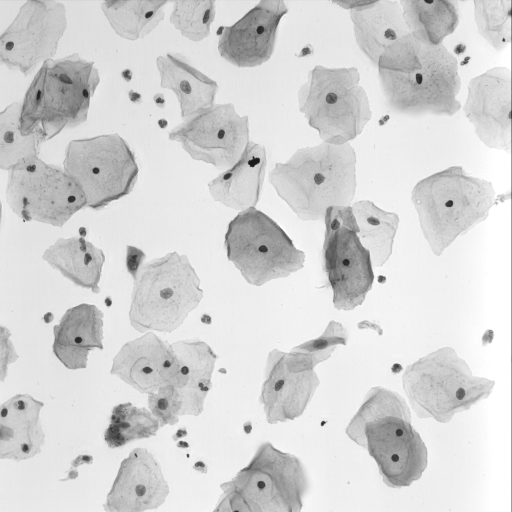
%> input picture ISBI 2014 Dataset/EDF/EDF000.png, 1024 x 1024 px (shown at 1/2 size)
$ octave --eval "result = cellSegmentation(imread('ISBI 2014 Dataset/EDF/EDF000.png'));"   (GNU Octave 9; MATLAB toolbox functions it lacks are replaced by stand-ins)
%> lines starting %> are read from the running program, lines starting %| are printed output that depends on the picture; in (x1, y1, x2, y2) boxes, pixels count from 0 and x2, y2 are one past the last pixel; in counts of white or black regions, pixels touching at a corner belong together; the program's own positions count from 1
### preProcess.m
function [BW2] = preProcess(im,showImgs)
%> called with showImgs = 0
if(showImgs),figure,imshow(im);title('original');end
% using  mean, median
nucleusSize = [5 5];
im = medfilt2(im,nucleusSize);if(showImgs),figure,imshow(im);title('median filter');end

%% pre-processing
% histogram equalization
I_eq = adapthisteq(im);if(showImgs),figure,imshow(I_eq);title('hist_eq');end

% % % % image bottom hat
% % se = strel('disk',3);
% % I_eq = imsubtract(imadd(I_eq,imtophat(I_eq,se)), imbothat(I_eq,se));

% image h-maxima transform
% I1 = imhmin(im,60);if(showImgs),figure,imshow(I1);title('hmin');end

% image h-maxima transform
I2 = imhmax(I_eq,40);if(showImgs),figure,imshow(I2);title('hmax');end
%> after `I2 = imhmax(I_eq,40)`:
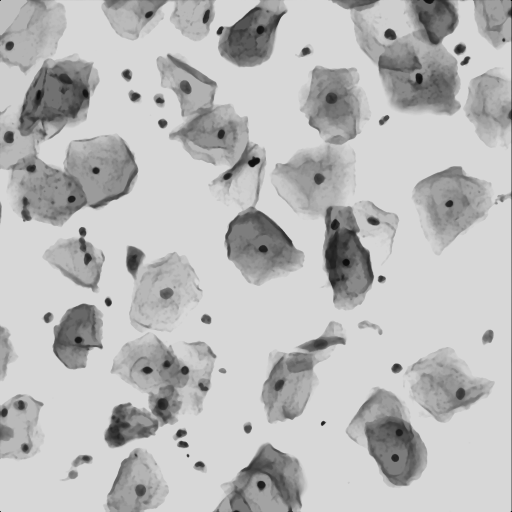
%> I2: size 1024x1024 uint8 (shown at 1/2 size); min 0, max 215, mean 185.7


%% Scene segmentation

% % % % Otsu thresholding
% % bw = im2bw(I_eq, graythresh(I_eq));
% % figure,imshow(bw)

regmax = imcomplement(imregionalmax(I2));
%> regmax: size 1024x1024 logical; 43.3% white; 82 white regions (37 under 20 px), largest, box (x1, y1, x2, y2) and area: (0, 0, 433, 455) 84424, (648, 0, 1024, 1024) 74428, (538, 131, 799, 622) 58282
regmax = imfill(regmax, 'holes');
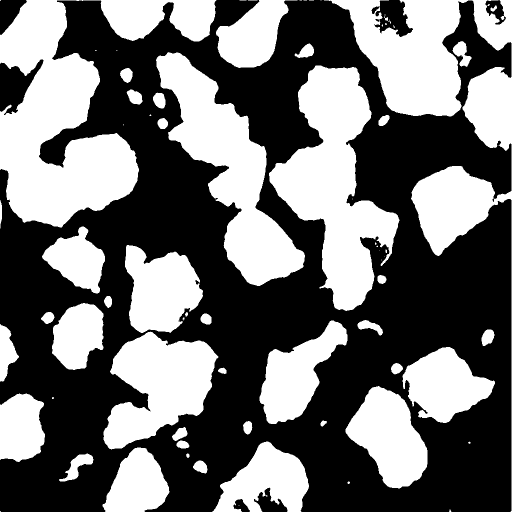
%> regmax: size 1024x1024 logical (shown at 1/2 size); 43.7% white; 76 white regions (33 under 20 px), largest, box (x1, y1, x2, y2) and area: (0, 0, 433, 455) 86360, (648, 0, 1024, 1024) 74988, (538, 131, 799, 622) 58282
BW2 = bwareaopen(regmax, 40);
if(showImgs),figure,imshow(BW2);end

end

### myotsuSTw1.m
function T = myotsuSTw1(I,w1)
% Author: S L Happy
% Input:
%     I - array/matrix in double datatype
%     w1 - propability of class 1 (dark region in segmentation)
% Use:
%     y = imread('cameraman.tif');
%     th = myotsuSTw1(double(y),0.07)*256;
% create histogram
nbins = 256;
[x,~] = hist(I(:),1:nbins);
% calculate probabilities
p = x./sum(x);
% initialisation
prob1 = zeros(1,nbins);
mu1 = zeros(1,nbins);
mu2 = zeros(1,nbins);

for t = 1:nbins,
    prob1(t) = sum(p(1:t));
end
if w1==1
    p1 = p;
else
    th_temp = find(prob1>w1);
    th = th_temp(1);
%     th = round(w1*nbins);
    x1 = [p(1:th)*(1-prob1(th)) p(th+1:end)*prob1(th)];
    p1 = x1./sum(x1);
end
for t = 1:nbins,
    prob1(t) = sum(p1(1:t));
    mu1(t) = sum(p1(1:t).*[1:t])/prob1(t);
    mu2(t) = sum(p1(t+1:nbins).*[t+1:nbins])/(1-prob1(t));
end
sigma = ((mu1-mu2).^2).*(prob1.*(1-prob1));
idx = find(sigma == max(sigma));
if ~isempty(idx)
    T = idx(1)/nbins;
else
    T = 0;
end
% figure, bar(sigma)

### cropRegion.m
function [res, beginPos] = cropRegion(im, pixelIndexes, th)
% Usage:
%     [croppedImage, beginPos] = cropRegion(image, CC.PixelIdxList{index}, border_width);
%     e.g. : [croppedRegion, beginPos] = cropRegion(im, CC.PixelIdxList{3}, 10);

    [I1,J1] = ind2sub(size(im),pixelIndexes);
    r1 = min(I1) - th;
    r2 = max(I1) + th;
    c1 = min(J1) - th;
    c2 = max(J1) + th;
    if r1<1, r1 = 1; end
    if c1<1, c1 = 1; end
    if r2>size(im,1), r2 = size(im,1); end
    if c2>size(im,2), c2 = size(im,2); end
    res = im(r1:r2,c1:c2);
    beginPos = [r1,c1];
end

### addBorder.m
function img = addBorder(img)
% Author: S L Happy

if sum(img(1,2:size(img,2)-1)')>0
    img(1,:)=1;
end
if sum(img(size(img,1),2:size(img,2)-1)')>0
    img(size(img,1),:)=1;
end
if sum(img(2:size(img,1)-1,1))>0
    img(:,1)=1;
end
if sum(img(2:size(img,1)-1,size(img,2)))>0
    img(:,size(img,2))=1;
end

end

### cellSegmentation.m
function cellSegmentationResult = cellSegmentation(im)
%% initializing parameters
param.timestep=3;  % time step
param.mu=.25/param.timestep;  % coefficient of the distance regularization term R(phi)
param.iter_inner=5;
param.iter_outer=20;
param.lambda=1; % coefficient of the weighted length term L(phi)
param.alfa=8;  % coefficient of the weighted area term A(phi)
param.epsilon=0.5; % papramater that specifies the width of the DiracDelta function
param.sigma=1.5;     % scale parameter in Gaussian kernel
se = strel('disk',2);

minSizeNucleus = 100;
maxSizeNucleus = 1000;

%% pre-processing
[BW2] = preProcess(im,0);

% % remove spurious regions
th = 700;
CC = bwconncomp(BW2);
%> CC = 40 connected components
numPixels = cellfun(@numel,CC.PixelIdxList);
%> numPixels = 40 values, max 86360 at index 1, min 46 at index 20, mean 11449.9
[~,idx] = find(numPixels<th);
%> idx = 21 values from 2 to 40
BW = BW2;
for v1 = 1:size(idx,2)
    BW(CC.PixelIdxList{idx(v1)}) = 0;
end
%> this loop made 21 passes
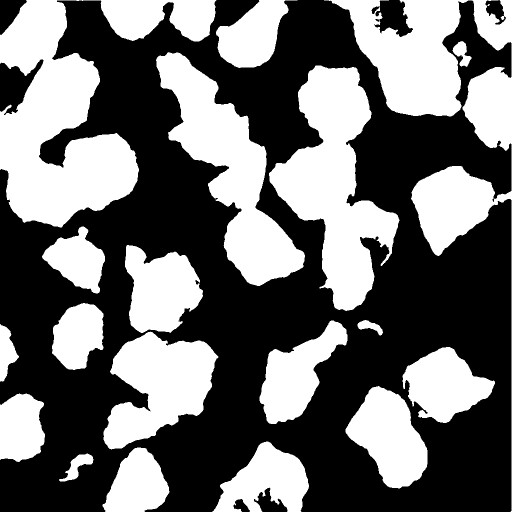
%> BW: size 1024x1024 logical (shown at 1/2 size); 42.9% white; 19 white regions, largest, box (x1, y1, x2, y2) and area: (0, 0, 433, 455) 86360, (648, 0, 1024, 1024) 74988, (538, 131, 799, 622) 58282
% figure,imshow(BW);title('BW');

% % update CC
CC = bwconncomp(BW);
%> CC = 19 connected components

% % using median
nucleusSize = [5 5];
medianImg = medfilt2(im,nucleusSize);

%% nucleus segmentation: otsu thesholding in each connected component region
for v1 = 1:CC.NumObjects
    connectCompBinary = (zeros(size(BW)));
    connectCompBinary(CC.PixelIdxList{v1}) = 1;
    connectComp = uint8(zeros(size(BW)));
    connectComp(CC.PixelIdxList{v1}) = medianImg(CC.PixelIdxList{v1});
    cellClumpOrig(:,:,v1) = connectComp;
    temp3 = medianImg(CC.PixelIdxList{v1});
    threshold = myotsuSTw1(double(temp3(:)),0.05);  % only innovation
    cellClumpNucleusBinary(:,:,v1) = im2bw(connectComp,max(threshold));
    cellClumpNucleusBinary(:,:,v1) = addBorder(cellClumpNucleusBinary(:,:,v1));
    %% if cell clump is crowded, then do these steps
    tempvar0 = cellClumpNucleusBinary(:,:,v1);
    tempvar1 =  imfill(tempvar0,'holes');
    rrr = xor(tempvar0,tempvar1);
    tempvar2 = bwareaopen(rrr, minSizeNucleus);
    tempvar2CC = bwconncomp(tempvar2);
    numPixelsCC1 = cellfun(@numel,tempvar2CC.PixelIdxList);
    [~,idx1] = find(numPixelsCC1>maxSizeNucleus);
    for var1 = 1:length(idx1)
        co = medianImg(tempvar2CC.PixelIdxList{idx1(var1)});
        d = myotsuSTw1(double(co),0.05);
        newTemp = uint8(zeros(size(BW)));
        newTemp(tempvar2CC.PixelIdxList{idx1(var1)}) = medianImg(tempvar2CC.PixelIdxList{idx1(var1)});
        tt = im2bw(newTemp,d);

        cellClumpNucleusBinary(:,:,v1) = tt + cellClumpNucleusBinary(:,:,v1);

        % [4 lines of commented-out code are left out]
    end
    %% remove small nucleus of less size
    tempvar0 = cellClumpNucleusBinary(:,:,v1);
    tempvar1 = 1 - tempvar0;
    cellClumpNucleusBinary(:,:,v1) = 1-bwareaopen(tempvar1, minSizeNucleus);
% % %     figure, imshowpair(cellClumpOrig(:,:,v1),cellClumpNucleusBinary(:,:,v1),'montage');
end
%> this loop made 19 passes
%> (threshold, tempvar2CC, numPixelsCC1) on passes 2, 3, 4, 5, 6, 7, 12, 13, 18, 19: (0.711, 2 connected components, [293 236]), (0.566, 3 connected components, [193 204 176]), (0.57, 3 connected components, [183 242 259]), (0.371, 1 connected component, 139), (0.539, 1 connected component, 135), (0.652, 2 connected components, [475 398]), (0.465, 4 connected components, [117 184 247 215]), (0.602, 3 connected components, [304 578 147]), (0.594, 1 connected component, 331), (0.574, 2 connected components, [217 117])
%> (threshold, tempvar2CC, numPixelsCC1, idx1) on passes 8, 9, 10, 11, 14, 15: (0.547, 6 connected components, [2231 193 378 152 195 169], 1), (0.605, 2 connected components, [1197 340], 1), (0.566, 7 connected components, [347 209 180 2312 169 328 290], 4), (0.555, 4 connected components, [507 866 1523 218], 3), (0.586, 4 connected components, [339 8226 420 272], 2), (0.48, 5 connected components, [3531 180 228 152 1097], [1 5])
%> connectCompBinary: size 1024x1024 double; values 0 (black) and 1 (white), 0.09% white; 1 white region, box (x1, y1, x2, y2) and area: (905, 82, 943, 134) 981

% % % % %%%%%%%%%%%%%%%%%%%%%%%%%%%%%%%%%%%%%%%%%%%%%%%
% % % % % % % display what has obtained
% % % % for v0=1:40
% % % % figure,subplot(121),imshow(cellClumpOrig(:,:,v0))
% % % % subplot(122),imshow(cellClumpNucleusBinary(:,:,v0))
% % % % pause
% % % % end
% % % % %%%%%%%%%%%%%%%%%%%%%%%%%%%%%%%%%%%%%%%%%%%%%%%

%%%%%%%%%%%%%%%%%%%%%%%%%%%%%%%%%%%%%%%%%%%%%%%%%%%%%%%
% [11 lines of commented-out code are left out]
%%%%%%%%%%%%%%%%%%%%%%%%%%%%%%%%%%%%%%%%%%%%%%%%%%%%%%%
%% Cytoplasm segmentation
count = 0;      % cytoplasm counter initialized to '0' for each image
for v1 = 1:CC.NumObjects
    temp1 = cellClumpOrig(:,:,v1);
    [croppedRegionOrig, ~] = cropRegion(im, CC.PixelIdxList{v1}, 10);
    temp2 = cellClumpNucleusBinary(:,:,v1);
    [croppedRegionBinary, beginPos] = cropRegion(temp2, CC.PixelIdxList{v1}, 10);
    t1 = 1-croppedRegionBinary;
% % % %     %%%%%%%%%%%%%%%%%%%%%%%%%%%%%%%%%%%%
% % % %     figure,imshow(croppedRegionOrig)
% % % %     figure,imshow(croppedRegionBinary)
% % % %     %%%%%%%%%%%%%%%%%%%%%%%%%%%%%%%%%%%

    CC1 = bwconncomp(t1);

    % cut the cytoplasms of two cells joined by a  thin line
    holeFilled = imfill(1-t1,'holes');
% [6 lines of commented-out code are left out]
    fillNucleus = imfill(temp2,'holes');
    if CC1.NumObjects <= 2 % only one nucleus is present
        count = count + 1;
        cellSegmentationResult{count,1} = fillNucleus;
    else
        numNucleus = CC1.NumObjects - 1;  % white region contains "nucleus + non-cytoplasm region"
        numPixels = cellfun(@numel,CC1.PixelIdxList);
        [~,idx] = sort(numPixels,'descend');

        param.type = 'cytoplasm';
        count1 = 0;
        for v2 = 2:length(idx) % the largest connected component being the background is not considered
            [I2,J2] = ind2sub(size(croppedRegionBinary),CC1.PixelIdxList{v2});
            param.pos = [mean(I2), mean(J2)];
            param.rad = sqrt(length(I2))*1.5;
            res(:,:,v2-1) = cytoplasmSegmentLSM(croppedRegionOrig,holeFilled, param);

            segmentLSM = res(:,:,v2-1)>0;
            erImg = imerode(segmentLSM,se);
            diaImg = imdilate(erImg,se);
% % % % %             figure(10), subplot(121);imshow(croppedRegionOrig);subplot(122);imshow(diaImg);
% % % %             C = imfuse(croppedRegionOrig,diaImg*155,'blend','Scaling','joint');
% % % %             figure, imshow(C); %pause

            z = zeros(size(im));
            z(beginPos(1):beginPos(1)+size(diaImg,1)-1,beginPos(2):beginPos(2)+size(diaImg,2)-1) = diaImg;

            minSizeCytoplasm = 700;
            if sum(z(:))>minSizeCytoplasm % check if the size of region comply with the size of cytoplasm
                count1 = count1 + 1;
                currentClump{count1,1} = z;
            end
% % % %             figure,imshow(SegmentationResult{imgNo,1}{count,1});
        end

        %% check if all region of cell clump is segmented properly...
        if exist('currentClump')
            for i=1:size(currentClump,1)
                count = count + 1;
                cellSegmentationResult{count,1} = currentClump{i,1};
            end
         end
        clear res;
        clear currentClump;

    end

end
%> this loop made 1 pass
%> (beginPos, CC1, numNucleus, param.type) on pass 1: ([1 1], 19 connected components, 18, 'cytoplasm')
%> pass 1, in cellSegmentation, `temp1 = cellClumpOrig(:,:,v1);`:
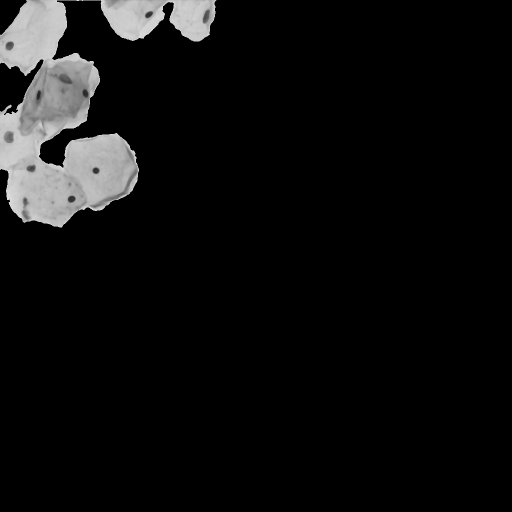
%> temp1: size 1024x1024 uint8 (shown at 1/2 size); min 0, max 222, mean 14.7
%> pass 1, in cropRegion, `res = im(r1:r2,c1:c2);`:
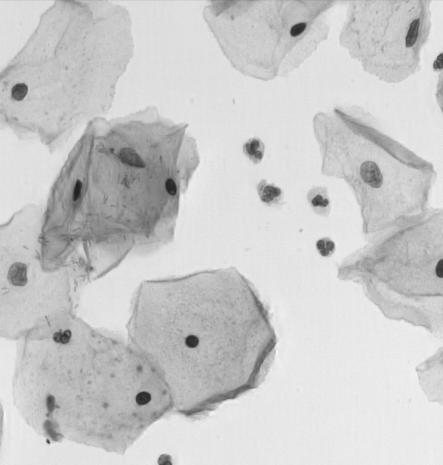
%> res: size 465x443 uint8; min 25, max 248, mean 202.5
%> pass 1, in cellSegmentation, `temp2 = cellClumpNucleusBinary(:,:,v1);`:
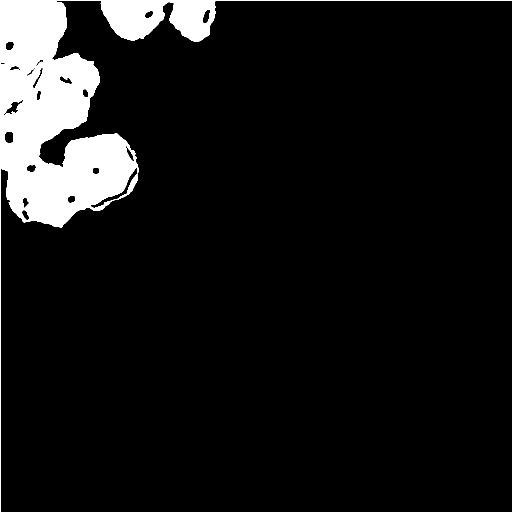
%> temp2: size 1024x1024 logical (shown at 1/2 size); 8.6% white; 1 white region, box (x1, y1, x2, y2) and area: (0, 0, 1024, 1024) 90285
%> pass 1, in cropRegion (call 2), `res = im(r1:r2,c1:c2);`:
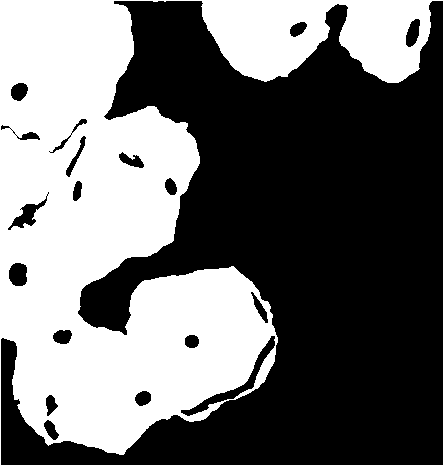
%> res: size 465x443 logical; 43.3% white; 1 white region, box (x1, y1, x2, y2) and area: (0, 0, 443, 465) 89145
%> the run ends on the next line
end

$ run again, on ISBI 2014 Dataset/EDF/EDF001.png
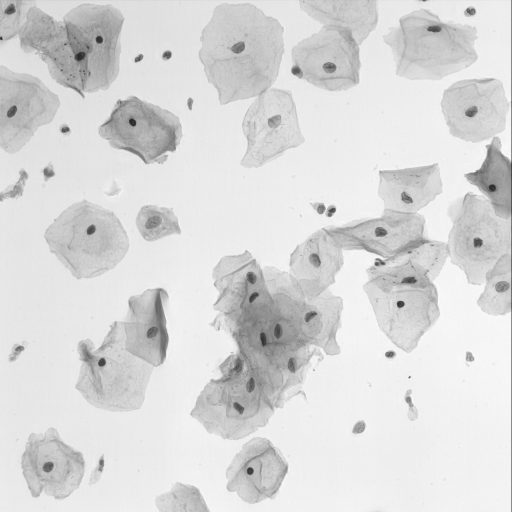
%> input picture ISBI 2014 Dataset/EDF/EDF001.png, 1024 x 1024 px (shown at 1/2 size)
%> BW2: size 1024x1024 logical; 37.4% white; 34 white regions, largest, box (x1, y1, x2, y2) and area: (380, 0, 1024, 1024) 160096, (397, 6, 609, 336) 40027, (0, 0, 249, 197) 31036
%> in cellSegmentation, `CC = bwconncomp(BW2);`: CC = 34 connected components
%> in cellSegmentation, `numPixels = cellfun(@numel,CC.PixelIdxList);`: numPixels = 34 values, max 160096 at index 19, min 53 at index 27, mean 11544.1
%> in cellSegmentation, `[~,idx] = find(numPixels<th);`: idx = [8 12 13 14 17 18 21 22 25 27 28 30 32 33 34]
%> the loop in cellSegmentation, `for v1 = 1:size(idx,2)` made 15 passes
%> after the loop in cellSegmentation, `for v1 = 1:size(idx,2)`:
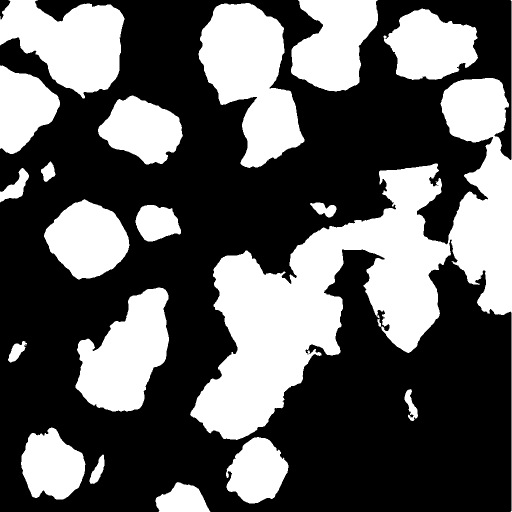
%> BW: size 1024x1024 logical (shown at 1/2 size); 37.1% white; 19 white regions, largest, box (x1, y1, x2, y2) and area: (380, 0, 1024, 1024) 160096, (397, 6, 609, 336) 40027, (0, 0, 249, 197) 31036
%> in cellSegmentation, `CC = bwconncomp(BW);`: CC = 19 connected components
%> the loop in cellSegmentation, `for v1 = 1:CC.NumObjects` made 19 passes
%> (threshold, tempvar2CC, numPixelsCC1) on passes 2 to 7: (0.547, 1 connected component, 323), (0.684, 2 connected components, [351 173]), (0.605, 1 connected component, 134), (0.578, 1 connected component, 341), (0.617, 1 connected component, 260), (0.562, 1 connected component, 261)
%> the loop in cellSegmentation, `for v1 = 1:CC.NumObjects` made 1 pass
%> (CC1, numNucleus, numPixels) on pass 1: (6 connected components, 5, [365 21865 309 105 264 195])
%> pass 1, in cropRegion (call 2), `res = im(r1:r2,c1:c2);`:
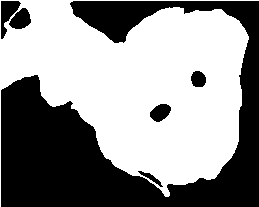
%> res: size 207x259 logical; 56.9% white; 6 black regions, box (x1, y1, x2, y2) and area: (1, 1, 259, 207) 21865, (1, 1, 21, 39) 365, (9, 8, 31, 29) 309, (150, 104, 171, 122) 264, (191, 71, 206, 87) 195, (138, 171, 163, 187) 105

$ run again, on ISBI 2014 Dataset/EDF/EDF002.png
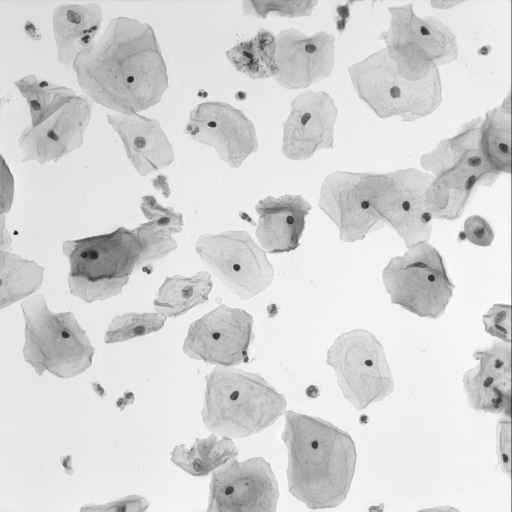
%> input picture ISBI 2014 Dataset/EDF/EDF002.png, 1024 x 1024 px (shown at 1/2 size)
%> BW2: size 1024x1024 logical; 40.4% white; 37 white regions, largest, box (x1, y1, x2, y2) and area: (637, 0, 1024, 1024) 83713, (340, 595, 714, 1024) 73316, (28, 6, 349, 353) 64075
%> in cellSegmentation, `CC = bwconncomp(BW2);`: CC = 37 connected components
%> in cellSegmentation, `numPixels = cellfun(@numel,CC.PixelIdxList);`: numPixels = 37 values, max 83713 at index 27, min 79 at index 33, mean 11441.7
%> in cellSegmentation, `[~,idx] = find(numPixels<th);`: idx = [1 2 4 11 13 19 21 22 24 26 31 32 33 37]
%> the loop in cellSegmentation, `for v1 = 1:size(idx,2)` made 14 passes
%> after the loop in cellSegmentation, `for v1 = 1:size(idx,2)`:
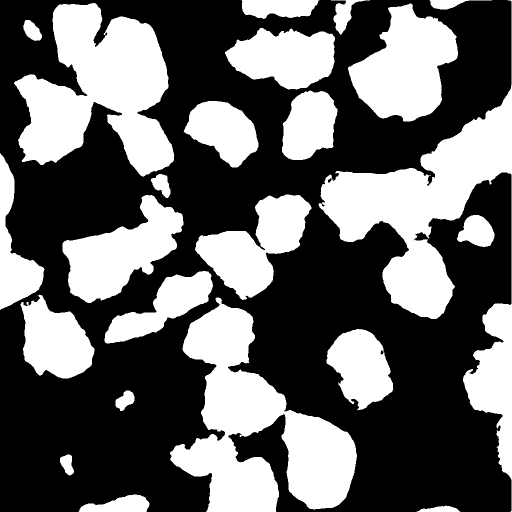
%> BW: size 1024x1024 logical (shown at 1/2 size); 39.9% white; 23 white regions, largest, box (x1, y1, x2, y2) and area: (637, 0, 1024, 1024) 83713, (340, 595, 714, 1024) 73316, (28, 6, 349, 353) 64075
%> in cellSegmentation, `CC = bwconncomp(BW);`: CC = 23 connected components
%> the loop in cellSegmentation, `for v1 = 1:CC.NumObjects` made 23 passes
%> (threshold, tempvar2CC, numPixelsCC1) on passes 2, 3, 4, 5, 7: (0.602, 9 connected components, [117 858 163 340 567 434 139 172 385]), (0.449, 1 connected component, 169), (0.566, 1 connected component, 204), (0.594, 1 connected component, 155), (0.559, 1 connected component, 250)
%> the loop in cellSegmentation, `for v1 = 1:CC.NumObjects` made 2 passes
%> (CC1, numNucleus, numPixels) on pass 2: (10 connected components, 9, [59708 117 858 163 340 567 434 139 172 385])
%> pass 1, in cropRegion (call 2), `res = im(r1:r2,c1:c2);`:
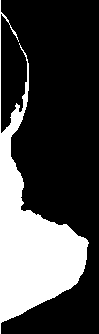
%> res: size 334x99 logical; 27.7% white; 1 white region, box (x1, y1, x2, y2) and area: (0, 0, 89, 334) 9156

$ run again, on ISBI 2014 Dataset/EDF/EDF003.png
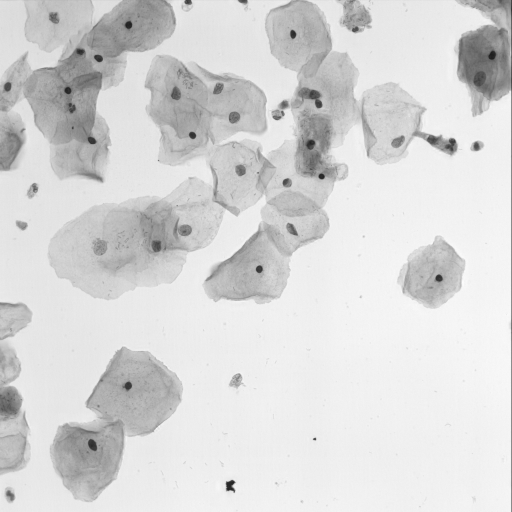
%> input picture ISBI 2014 Dataset/EDF/EDF003.png, 1024 x 1024 px (shown at 1/2 size)
%> BW2: size 1024x1024 logical; 34.7% white; 17 white regions, largest, box (x1, y1, x2, y2) and area: (95, 0, 917, 608) 197294, (0, 0, 353, 367) 71313, (99, 693, 366, 1004) 41554
%> in cellSegmentation, `CC = bwconncomp(BW2);`: CC = 17 connected components
%> in cellSegmentation, `numPixels = cellfun(@numel,CC.PixelIdxList);`: numPixels = 17 values, max 197294 at index 6, min 55 at index 15, mean 21385.4
%> in cellSegmentation, `[~,idx] = find(numPixels<th);`: idx = [3 4 5 8 9 10 11 12 15 17]
%> the loop in cellSegmentation, `for v1 = 1:size(idx,2)` made 10 passes
%> in cellSegmentation, `CC = bwconncomp(BW);`: CC = 7 connected components
%> the loop in cellSegmentation, `for v1 = 1:CC.NumObjects` made 7 passes
%> (threshold, tempvar2CC, numPixelsCC1) on passes 4 to 7: (0.438, 2 connected components, [307 193]), (0.523, 1 connected component, 100), (0.48, 1 connected component, 162), (0.344, 2 connected components, [441 213])
%> the loop in cellSegmentation, `for v1 = 1:CC.NumObjects` made 1 pass
%> (CC1, numNucleus, numPixels) on pass 1: (13 connected components, 12, [132 53515 226 724 259 274 142 725 849 925 208 212 317])
%> pass 1, in cropRegion (call 2), `res = im(r1:r2,c1:c2);`:
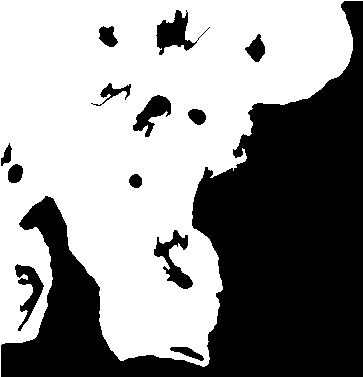
%> res: size 377x363 logical; 57.2% white; 13 black regions, largest, box (x1, y1, x2, y2) and area: (1, 1, 363, 377) 53515, (156, 10, 210, 55) 925, (154, 230, 193, 289) 849
